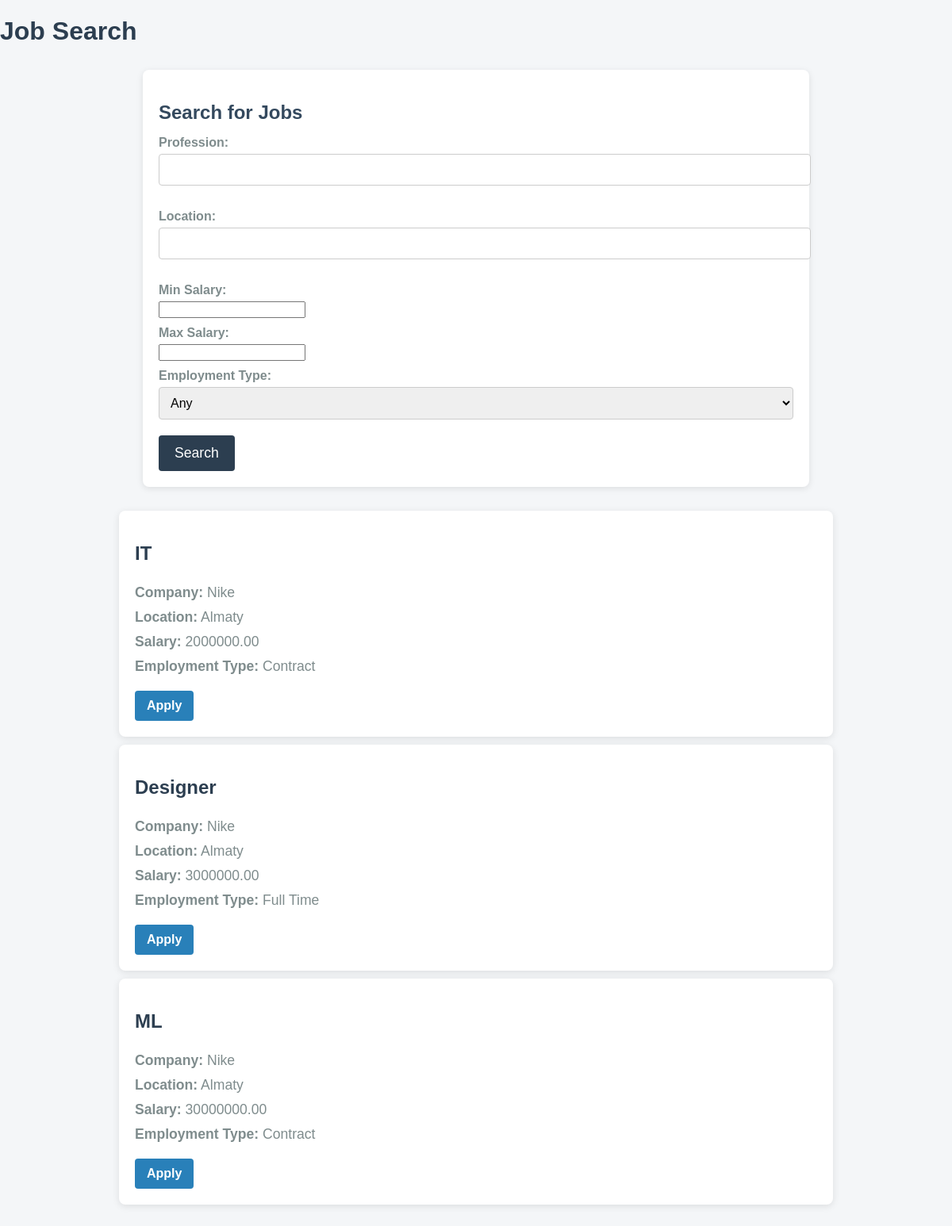
Page /accounts/job-search/ (signed in) on the committed database.
### users/models.py (models this page shows, shortened)
class JobPosting(models.Model):
    EMPLOYMENT_TYPE_CHOICES = [
        ('full_time', 'Full Time'),
        ('part_time', 'Part Time'),
        ('contract', 'Contract'),
        ('temporary', 'Temporary'),
        ('internship', 'Internship'),
    ]
    employer = models.ForeignKey(Employer, on_delete=models.CASCADE, related_name='job_postings', verbose_name='Employer')
    title = models.CharField(max_length=255, verbose_name='Job Title')
    description = models.TextField(verbose_name='Job Description')
    location = models.CharField(max_length=255, verbose_name='Job Location')
    salary = models.DecimalField(max_digits=10, decimal_places=2, null=True, blank=True, verbose_name='Salary')
    employment_type = models.CharField(max_length=50, choices=EMPLOYMENT_TYPE_CHOICES, verbose_name='Employment Type')
    created_at = models.DateTimeField(auto_now_add=True, verbose_name='Created At')
    updated_at = models.DateTimeField(auto_now=True, verbose_name='Updated At')

class Employer(models.Model):
    user = models.OneToOneField(User, on_delete=models.CASCADE, related_name='employer', verbose_name='User')
    company_name = models.CharField(max_length=100, verbose_name='Company Name')
    contact_email = models.EmailField(verbose_name='Contact Email')

### users/views.py (the view, shortened to what this page needs)
# urls.py: path('job-search/', job_search, name='job-search'),
@login_required
def job_search(request):
    form = JobSearchForm(request.GET or None)
    job_postings = JobPosting.objects.all()
    return render(request, 'job_search.html', {
        'form': form,
        'job_postings': job_postings,
    })

### users/form.py
class JobSearchForm(forms.Form):
    profession = forms.CharField(required=False, label='Profession')
    location = forms.CharField(required=False, label='Location')
    min_salary = forms.DecimalField(required=False, max_digits=10, decimal_places=2, label='Min Salary')
    max_salary = forms.DecimalField(required=False, max_digits=10, decimal_places=2, label='Max Salary')
    employment_type = forms.ChoiceField(
        choices=[('', 'Any')] + JobPosting.EMPLOYMENT_TYPE_CHOICES,  # Add a blank option for any type
        required=False,
        label='Employment Type'
    )

### users/templates/job_search.html (shortened to what this page needs)
<!DOCTYPE html>
<html lang="en">
<head>
</head>
<body>
    <h1>Job Search</h1>
    <form method="get" action="{% url 'job-search' %}">
        <h2>Search for Jobs</h2>
        <label for="profession">{{ form.profession.label }}:</label>
        {{ form.profession }}<br>
        <label for="location">{{ form.location.label }}:</label>
        {{ form.location }}<br>
        <label for="min_salary">{{ form.min_salary.label }}:</label>
        {{ form.min_salary }}<br>
        <label for="max_salary">{{ form.max_salary.label }}:</label>
        {{ form.max_salary }}<br>
        <label for="employment_type">{{ form.employment_type.label }}:</label>
        {{ form.employment_type }}<br>
        <button type="submit">Search</button>
    </form>
    <ul>
        {% for job in job_postings %}
            <li>
                <h2>{{ job.title }}</h2>
                <p><strong>Company:</strong> {{ job.employer.company_name }}</p>
                <p><strong>Location:</strong> {{ job.location }}</p>
                <p><strong>Salary:</strong> {{ job.salary }}</p>
                <p><strong>Employment Type:</strong> {{ job.get_employment_type_display }}</p>
                <a href="{% url 'apply-to-job' job.id %}">Apply</a>
            </li>
        {% endfor %}
    </ul>
</body>
</html>

### users/templates/job_search.html (style rules this page uses)
body { font-family: 'Arial', sans-serif; margin: 0; padding: 0; background-color: #f4f6f8; color: #333; }
h1, h2 { color: #2c3e50; font-weight: bold; }
form { background-color: #fff; padding: 20px; border-radius: 8px; box-shadow: 0 2px 8px rgba(0, 0, 0, 0.1); max-width: 800px; margin: 30px auto; }
form h2 { margin-bottom: 15px; font-size: 1.5em; color: #34495e; }
form label { font-weight: bold; display: block; margin: 10px 0 5px; color: #7f8c8d; }
form select, form input[type="text"] { width: 100%; padding: 10px; margin-bottom: 20px; border: 1px solid #ccc; border-radius: 4px; font-size: 1em; }
form button { background-color: #2c3e50; color: #fff; padding: 12px 20px; border: none; border-radius: 4px; cursor: pointer; font-size: 1.1em; transition: background-color 0.3s; }
ul { list-style: none; padding: 0; margin: 30px auto; max-width: 900px; }
ul li { background-color: #fff; padding: 20px; margin: 10px 0; border-radius: 8px; box-shadow: 0 2px 10px rgba(0, 0, 0, 0.1); display: flex; flex-direction: column; justify-content: space-between; }
ul li h2 { font-size: 1.5em; color: #2c3e50; }
ul li p { font-size: 1.1em; color: #7f8c8d; margin: 5px 0; }
ul li a { background-color: #2980b9; color: #fff; padding: 10px 15px; border-radius: 4px; text-decoration: none; font-weight: bold; align-self: flex-start; margin-top: 15px; transition: background-color 0.3s; }

### rows in the picture
JobPosting: title "IT", employer.company_name "Nike", location "Almaty", salary "2000000.00", employment_type "Contract"
JobPosting: title "Designer", employer.company_name "Nike", location "Almaty", salary "3000000.00", employment_type "Full Time"
JobPosting: title "ML", employer.company_name "Nike", location "Almaty", salary "30000000.00", employment_type "Contract"
